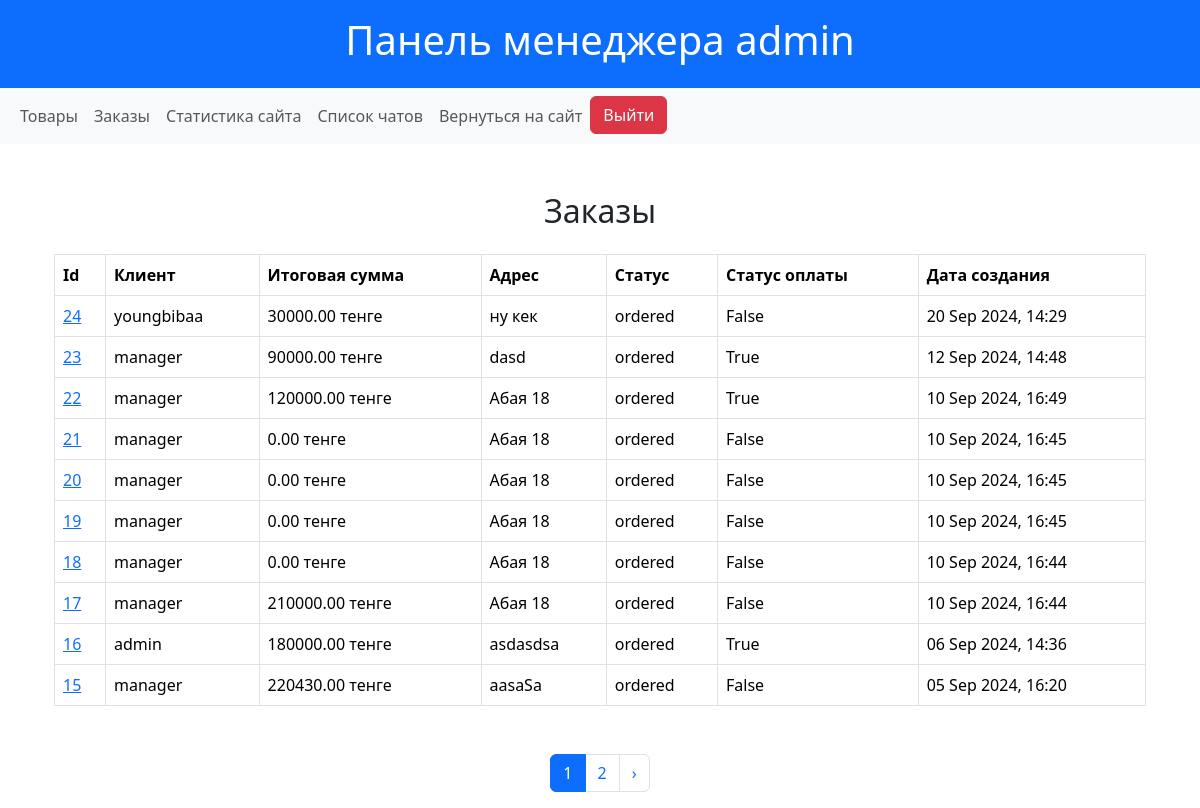
Screenshot of /manager/orders/ (signed in) with the database file from the repository.
### shop/models.py (models this page shows, shortened)
class Order(models.Model):
    STATUS_CHOICES = [
        ('ordered', 'Заказан'),
        ('shipped', 'Отправлен'),
        ('received', 'Получен'),
        ('canceled', 'Отменен'),
        ('returned', 'Возвращен'),
    ]
    user = models.ForeignKey(User, on_delete=models.CASCADE, related_name='orders')
    total_price = models.DecimalField(max_digits=10, decimal_places=2)
    address = models.CharField(max_length=255)
    status = models.CharField(max_length=10, choices=STATUS_CHOICES, default='ordered')
    payment_status = models.BooleanField(default=False)
    created_at = models.DateTimeField(auto_now_add=True)
    objects = OrderManager()
    class Meta:
        verbose_name = "Заказ"
        verbose_name_plural = "Заказы"

### shop/views.py (the view)
# urls.py: path('manager/orders/', ManagerOrdersView.as_view(), name='manager_orders'),
class ManagerOrdersView(ManagerMixin, ListView):
    model = Order
    template_name = 'manager/orders.html'
    context_object_name = 'orders'
    ordering = ['-created_at']
    paginate_by = 10

### shop/views.py (called while the page is built)
    def test_func(self):
        return self.request.user.groups.filter(name="Менеджеры").exists()

### shop/templates/manager/orders.html (shortened to what this page needs)
{% extends "manager/base.html" %}
{% block content %}
<div class="container mt-5">
    <h2 class="text-center mb-4">Заказы</h2>
    <table class="table table-bordered table-hover">
        <thead class="thead-light">
            <tr>
                <th scope="col">Id</th>
                <th scope="col">Клиент</th>
                <th scope="col">Итоговая сумма</th>
                <th scope="col">Адрес</th>
                <th scope="col">Статус</th>
                <th scope="col">Статус оплаты</th>
                <th scope="col">Дата создания</th>
            </tr>
        </thead>
        <tbody>
            {% for order in orders %}
                <tr>
                    <td><a href="{% url 'update_order' order.pk %}">{{ order.pk }}</a></td>
                    <td>{{ order.user.username }}</td>
                    <td>{{ order.total_price }} тенге</td>
                    <td>{{ order.address }}</td>
                    <td>{{ order.status }}</td>
                    <td>{{ order.payment_status }}</td>
                    <td>{{ order.created_at|date:"d M Y, H:i" }}</td>
                </tr>
            {% endfor %}
        </tbody>
    </table>
    <div class="pagination justify-content-center mt-5">
        <ul class="pagination">
            {% for num in page_obj.paginator.page_range %}
                {% if num > page_obj.number|add:-2 and num < page_obj.number|add:2 %}
                    {% if page_obj.number == num %}
                        <li class="page-item active">
                            <span class="page-link">{{ num }}</span>
                        </li>
                    {% else %}
                        <li class="page-item">
                            <a class="page-link" href="?page={{ num }}">{{ num }}</a>
                        </li>
                    {% endif %}
                {% endif %}
            {% endfor %}
            {% if page_obj.has_next %}
                <li class="page-item">
                    <a class="page-link" href="?page={{ page_obj.next_page_number }}">&rsaquo;</a>
                </li>
            {% endif %}
        </ul>
    </div>
</div>
{% endblock %}

### shop/templates/manager/base.html (shortened to what this page needs)
<!DOCTYPE html>
<html lang="en">
<head>
    <link href="https://cdn.jsdelivr.net/npm/bootstrap@5.3.3/dist/css/bootstrap.min.css" rel="stylesheet">
    <link rel="stylesheet" href="https://cdnjs.cloudflare.com/ajax/libs/font-awesome/6.6.0/css/all.min.css" />
</head>
<body>
    <header class="bg-primary text-white text-center py-3 ">
        <h1>
            Панель менеджера {{ user.username }}
        </h1>
    </header>
    <nav class="navbar navbar-expand-lg navbar-light bg-light mb-4">
        <div class="container-fluid">
            <div class="navbar-nav">
                <a class="nav-link" href="{% url 'manager_products' %}">Товары</a>
                <a class="nav-link" href="{% url 'manager_orders' %}">Заказы</a>
                <a class="nav-link" href="{% url 'manager_dashboard' %}">Статистика сайта</a>
                <a class="nav-link" href="{% url 'manager_chat_list' %}">Список чатов</a>
                <a class="nav-link" href="{% url 'product_list' %}">Вернуться на сайт</a>
                <form action="{% url 'logout' %}" method="post" style="display:inline;" class="d-inline">
                    <button class="btn btn-danger" type="submit">Выйти</button>
                </form>
            </div>
        </div>
    </nav>
    <div class="container">
        {% block content %}
        {% endblock %}
    </div>
</body>
</html>

### rows the page displays
Order: pk "24", user.username "youngbibaa", total_price "30000.00", address "ну кек", status "ordered", payment_status "False", created_at "20 Sep 2024, 14:29"
Order: pk "23", user.username "manager", total_price "90000.00", address "dasd", status "ordered", payment_status "True", created_at "12 Sep 2024, 14:48"
Order: pk "22", user.username "manager", total_price "120000.00", address "Абая 18", status "ordered", payment_status "True", created_at "10 Sep 2024, 16:49"
Order: pk "21", user.username "manager", total_price "0.00", address "Абая 18", status "ordered", payment_status "False", created_at "10 Sep 2024, 16:45"
Order: pk "20", user.username "manager", total_price "0.00", address "Абая 18", status "ordered", payment_status "False", created_at "10 Sep 2024, 16:45"
Order: pk "19", user.username "manager", total_price "0.00", address "Абая 18", status "ordered", payment_status "False", created_at "10 Sep 2024, 16:45"
Order: pk "18", user.username "manager", total_price "0.00", address "Абая 18", status "ordered", payment_status "False", created_at "10 Sep 2024, 16:44"
Order: pk "17", user.username "manager", total_price "210000.00", address "Абая 18", status "ordered", payment_status "False", created_at "10 Sep 2024, 16:44"
Order: pk "16", user.username "admin", total_price "180000.00", address "asdasdsa", status "ordered", payment_status "True", created_at "06 Sep 2024, 14:36"
Order: pk "15", user.username "manager", total_price "220430.00", address "aasaSa", status "ordered", payment_status "False", created_at "05 Sep 2024, 16:20"

### other values shown
{{ user.username }} "admin"
{{ num }} "1"
{{ num }} "2"
